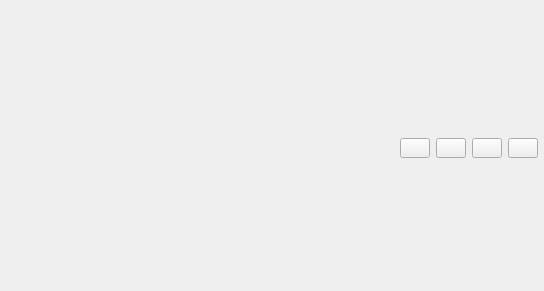
<?xml version="1.0" encoding="UTF-8"?>
<ui version="4.0">
 <class>ChatWidget</class>
 <widget class="QWidget" name="ChatWidget">
  <property name="geometry">
   <rect>
    <x>0</x>
    <y>0</y>
    <width>544</width>
    <height>291</height>
   </rect>
  </property>
  <property name="windowTitle">
   <string>ChatWidget</string>
  </property>
  <layout class="QVBoxLayout" name="verticalLayout">
   <property name="leftMargin">
    <number>0</number>
   </property>
   <property name="topMargin">
    <number>0</number>
   </property>
   <property name="rightMargin">
    <number>0</number>
   </property>
   <property name="bottomMargin">
    <number>0</number>
   </property>
   <item>
    <layout class="QHBoxLayout" name="horizontalLayout_2">
     <property name="topMargin">
      <number>6</number>
     </property>
     <property name="rightMargin">
      <number>6</number>
     </property>
     <item>
      <spacer name="horizontalSpacer">
       <property name="orientation">
        <enum>Qt::Horizontal</enum>
       </property>
       <property name="sizeHint" stdset="0">
        <size>
         <width>40</width>
         <height>20</height>
        </size>
       </property>
      </spacer>
     </item>
     <item>
      <widget class="QPushButton" name="return_btn">
       <property name="maximumSize">
        <size>
         <width>30</width>
         <height>20</height>
        </size>
       </property>
       <property name="text">
        <string/>
       </property>
      </widget>
     </item>
     <item>
      <widget class="QPushButton" name="mini_btn">
       <property name="maximumSize">
        <size>
         <width>30</width>
         <height>20</height>
        </size>
       </property>
       <property name="text">
        <string/>
       </property>
      </widget>
     </item>
     <item>
      <widget class="QPushButton" name="max_btn">
       <property name="maximumSize">
        <size>
         <width>30</width>
         <height>20</height>
        </size>
       </property>
       <property name="text">
        <string/>
       </property>
      </widget>
     </item>
     <item>
      <widget class="QPushButton" name="close_btn">
       <property name="maximumSize">
        <size>
         <width>30</width>
         <height>20</height>
        </size>
       </property>
       <property name="text">
        <string/>
       </property>
      </widget>
     </item>
    </layout>
   </item>
  </layout>
 </widget>
 <resources/>
 <connections/>
</ui>
